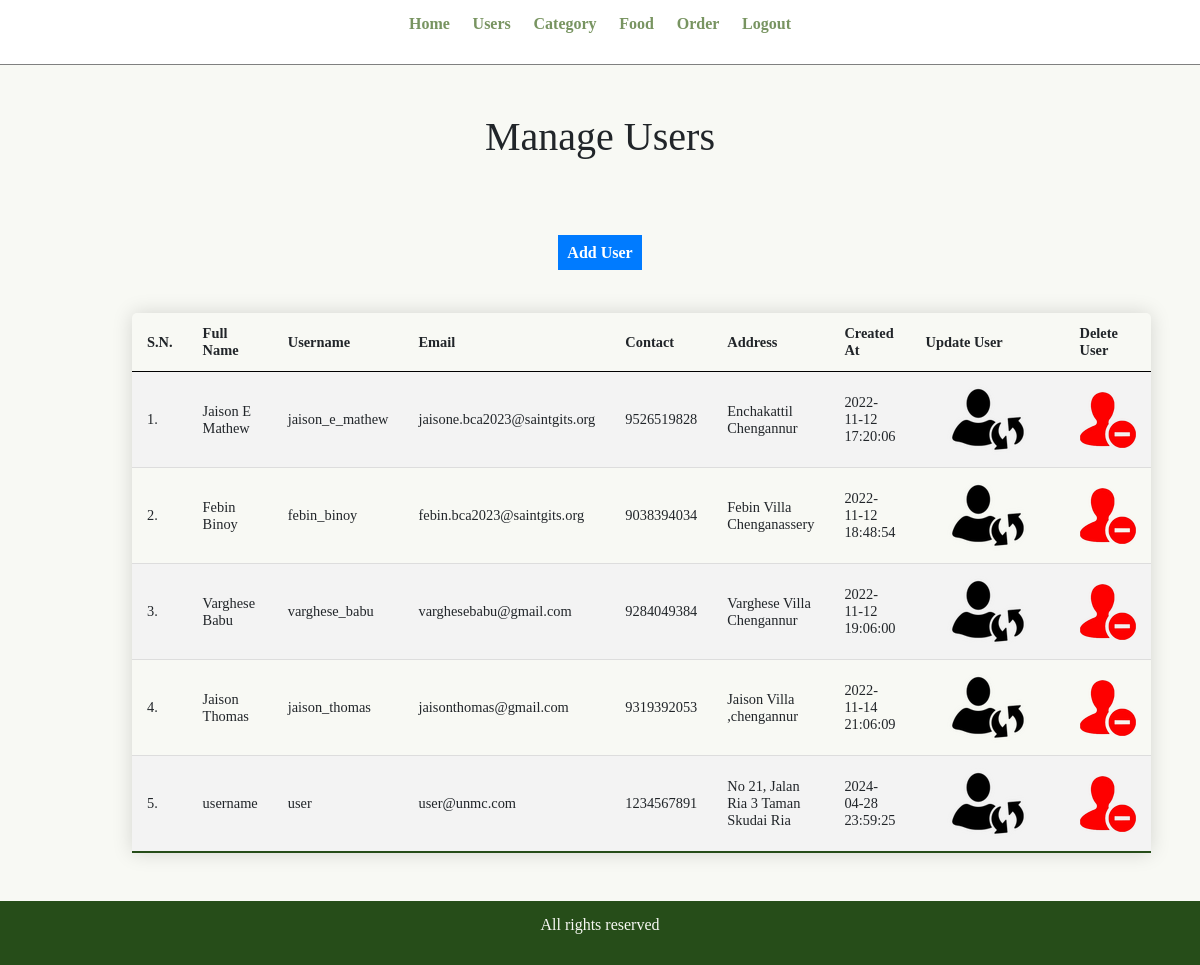
The app's page /admin/manage-users.php (signed in) with its own data.
### tables this page shows
CREATE TABLE `users` (
  `id` int(11) NOT NULL,
  `username` varchar(50) NOT NULL,
  `password` varchar(255) NOT NULL,
  `customer_name` varchar(150) NOT NULL,
  `customer_email` varchar(150) NOT NULL,
  `customer_contact` bigint(25) NOT NULL,
  `customer_address` varchar(255) NOT NULL,
  `created_at` datetime DEFAULT current_timestamp()
);

### admin/manage-users.php (the view, shortened to what this page needs)
<?php include('partials/menu.php'); ?>
        <div class="main-content">
            <div class="wrapper text-center">
                <h1>Manage Users</h1>
                <br><br><br>
                <a href="add-users.php" class="btn-primary">Add User</a>
                <br /><br /><br />
                <table class="content-table">
                    <tr>
                        <th>S.N.</th>
                        <th>Full Name</th>
                        <th>Username</th>
                        <th>Email</th>
                        <th>Contact</th>
                        <th>Address</th>
                        <th>Created At</th>
                        <th>Update User</th>
                        <th>Delete User</th>
                    </tr>
                    <?php
                        $sql = "SELECT * FROM users";
                        $res = mysqli_query($conn, $sql);
                        if($res==TRUE)
                        {
                            $count = mysqli_num_rows($res);
                            $sn=1;
                            if($count>0)
                            {
                                while($rows=mysqli_fetch_assoc($res))
                                {
                                    $id=$rows['id'];
                                    $full_name=$rows['customer_name'];
                                    $username=$rows['username'];
                                    $email=$rows['customer_email'];
                                    $contact=$rows['customer_contact'];
                                    $address=$rows['customer_address'];
                                    $created=$rows['created_at'];
                                    ?>
                                    <tr>
                                        <td><?php echo $sn++; ?>. </td>
                                        <td><?php echo $full_name; ?></td>
                                        <td><?php echo $username; ?></td>
                                        <td><?php echo $email; ?></td>
                                        <td><?php echo $contact; ?></td>
                                        <td><?php echo $address; ?></td>
                                        <td><?php echo $created; ?></td>
                                        <td>
                                            <a href="<?php echo SITEURL; ?>admin/update-users.php?id=<?php echo $id; ?>" ><img src="../images/icons/update-user.png"/></a>
                                        </td>
                                            <td>
                                            <a href="<?php echo SITEURL; ?>admin/delete-users.php?id=<?php echo $id; ?>" ><img src="../images/icons/delete-user.png"/></a>
                                        </td>
                                    </tr>
                                    <?php
                                }
                            }
                            else
                            {
                            }
                        }
                    ?>
                </table>
            </div>
        </div>
<?php include('partials/footer.php'); ?>

### css/admin.css (style rules this page uses)
* { margin: 0; padding: 0; font-family: "Times New Roman", Times, serif; }
.wrapper { padding: 1%; width: 80%; margin: 0 auto; }
.text-center { text-align: center; }
table tr th { border-bottom: 1px solid black; padding: 1%; text-align: left; }
table tr td { padding: 1%; }
.btn-primary { background-color: #789461; padding: 1%; color: white; text-decoration: none; font-weight: bold; }
.main-content { background-color: #F8F9F4; padding: 3% 0; }
.content-table { width: 80%; border-collapse: collapse; font-size: 0.9em; min-width: 800px; border-radius: 5px 5px 0 0; overflow: hidden; box-shadow: 0 0 20px rgba(0, 0, 0, 0.15); margin: 0 auto; }
.content-table th, .content-table td { padding: 12px 15px; }
.content-table tbody tr { border-bottom: 1px solid #dddddd; }
.content-table tbody tr:nth-of-type(even) { background-color: #f3f3f3; }
.content-table tbody tr:last-of-type { border-bottom: 2px solid #264d19; }

### records on screen
users: customer_name "Jaison E Mathew", username "jaison_e_mathew", customer_email "jaisone.bca2023@saintgits.org", customer_contact "9526519828", customer_address "Enchakattil Chengannur", created_at "2022-11-12 17:20:06"
users: customer_name "Febin Binoy", username "febin_binoy", customer_email "febin.bca2023@saintgits.org", customer_contact "9038394034", customer_address "Febin Villa Chenganassery", created_at "2022-11-12 18:48:54"
users: customer_name "Varghese Babu", username "varghese_babu", customer_email "varghesebabu@gmail.com", customer_contact "9284049384", customer_address "Varghese Villa Chengannur", created_at "2022-11-12 19:06:00"
users: customer_name "Jaison Thomas", username "jaison_thomas", customer_email "jaisonthomas@gmail.com", customer_contact "9319392053", customer_address "Jaison Villa ,chengannur", created_at "2022-11-14 21:06:09"
users: customer_name "username", username "user", customer_email "user@unmc.com", customer_contact "1234567891", customer_address "No 21, Jalan Ria 3 Taman Skudai Ria", created_at "2024-04-28 23:59:25"
